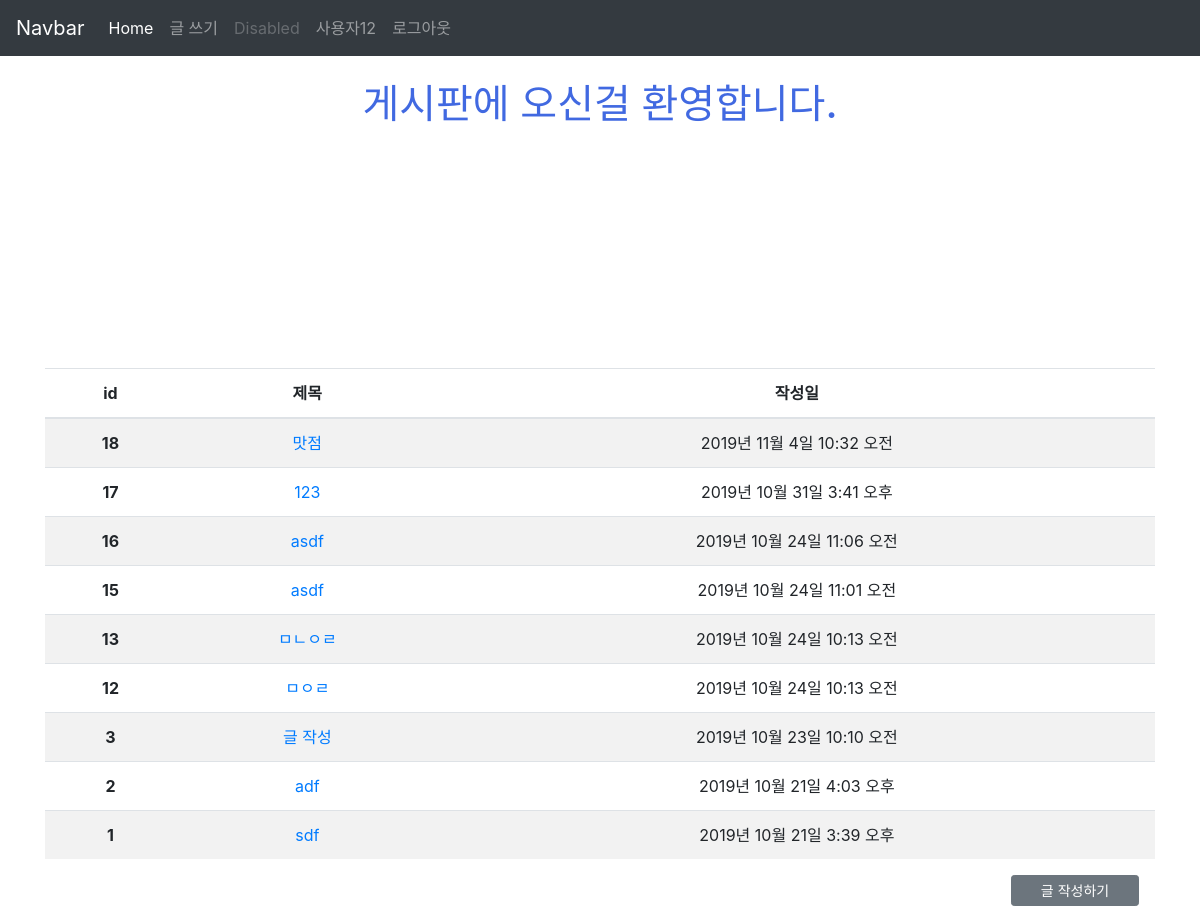
Screenshot of /articles/ (signed in) with the database file from the repository.
### accounts/models.py (models this page shows)
class User(AbstractUser):
    followers = models.ManyToManyField(settings.AUTH_USER_MODEL, related_name='followings', blank=True)

### articles/models.py (models this page shows, shortened)
class Article(models.Model):
    title = models.CharField(max_length=10)
    content = models.TextField()
    image = models.ImageField(blank=True)
    image_thumbnail = ImageSpecField(
        processors=[ResizeToFill(300, 300)],
        format='JPEG',
        options={'quality': 80}
    )
    created_at = models.DateTimeField(auto_now_add=True)
    updated_at = models.DateTimeField(auto_now=True)
    user = models.ForeignKey(settings.AUTH_USER_MODEL, on_delete=models.CASCADE)
    like_users = models.ManyToManyField(settings.AUTH_USER_MODEL, related_name='like_articles', blank=True)
    hashtags = models.ManyToManyField(HashTag, blank=True)

### articles/views.py (the view)
# urls.py: path('', views.index, name='index'),
def index(request):
    articles = Article.objects.order_by('-id')
    context = {
        'articles': articles
    }
    return render(request, 'articles/index.html', context)

### articles/templates/articles/index.html
{% extends 'articles/base.html' %}
{% load static %}
{% block css %}
<link rel="stylesheet" href="{% static 'articles/style.css' %}">
{% endblock %}
{% block body %}
<h1 class="my-4 text-center title">게시판에 오신걸 환영합니다.</h1>
<img class="d-block mx-auto"  height="200px" src="{% static 'articles/1.jpg' %}" alt="">
<table class="mt-3 table table-striped text-center">
    <thead>
      <tr>
        <th scope="col">id</th>
        <th scope="col">제목</th>
        <th scope="col">작성일</th>
      </tr>
    </thead>
    <tbody>
      {% for article in articles %}
      <tr>
        <th scope="row">{{ article.id }}</th>
        <td><a href="{% url 'articles:detail' article.pk %}">{{ article.title }}</a></td>
        <td>{{ article.created_at }}</td>
      </tr>
      {% endfor %}
    </tbody>
  </table>
  {% if user.is_authenticated %}
    <a class="d-block mt-3 mr-3 ml-auto btn btn-secondary btn-sm mb-3" style="width:8rem;" href="{% url 'articles:create' %}">글 작성하기</a>
  {% else %}
    <a class="d-block mt-3 mr-3 ml-auto btn btn-secondary btn-sm mb-3" style="width:8rem;">글 작성하기</a>
  {% endif %}
{% endblock %}

### articles/templates/_navbar.html (shortened to what this page needs)
<nav class="navbar navbar-expand-lg navbar-dark bg-dark">
  <a class="navbar-brand" href="/articles/">Navbar</a>
  <div class="collapse navbar-collapse" id="navbarNavAltMarkup">
    <div class="navbar-nav">
      <a class="nav-item nav-link active" href={% url 'articles:index' %}>Home <span class="sr-only">(current)</span></a>
      <a class="nav-item nav-link" href={% url 'articles:create' %}>글 쓰기</a>
      <a class="nav-item nav-link disabled" href="#" tabindex="-1" aria-disabled="true">Disabled</a>
      {% if user.is_authenticated %}
      {% load gravatar %}
      <a href="{% url 'accounts:profile' user.pk %}" class="nav-item nav-link">{{ user.username }}</a>
      <a class="nav-item nav-link" href={% url 'accounts:logout' %}>로그아웃</a>
      {% else %}
      <a class="nav-item nav-link" href={% url 'accounts:signup' %}>회원 가입</a>
      <a class="nav-item nav-link" href={% url 'accounts:login' %}>로그인</a>
      {% endif %}
    </div>
  </div>
</nav>

### articles/static/articles/style.css (style rules this page uses)
.title { color: royalblue; }

### rows the page displays
User: username "사용자12"
Article: id "18", title "맛점", created_at "2019년 11월 4일 10:32 오전"
Article: id "17", title "123", created_at "2019년 10월 31일 3:41 오후"
Article: id "16", title "asdf", created_at "2019년 10월 24일 11:06 오전"
Article: id "15", title "asdf", created_at "2019년 10월 24일 11:01 오전"
Article: id "13", title "ㅁㄴㅇㄹ", created_at "2019년 10월 24일 10:13 오전"
Article: id "12", title "ㅁㅇㄹ", created_at "2019년 10월 24일 10:13 오전"
Article: id "3", title "글 작성", created_at "2019년 10월 23일 10:10 오전"
Article: id "2", title "adf", created_at "2019년 10월 21일 4:03 오후"
Article: id "1", title "sdf", created_at "2019년 10월 21일 3:39 오후"
